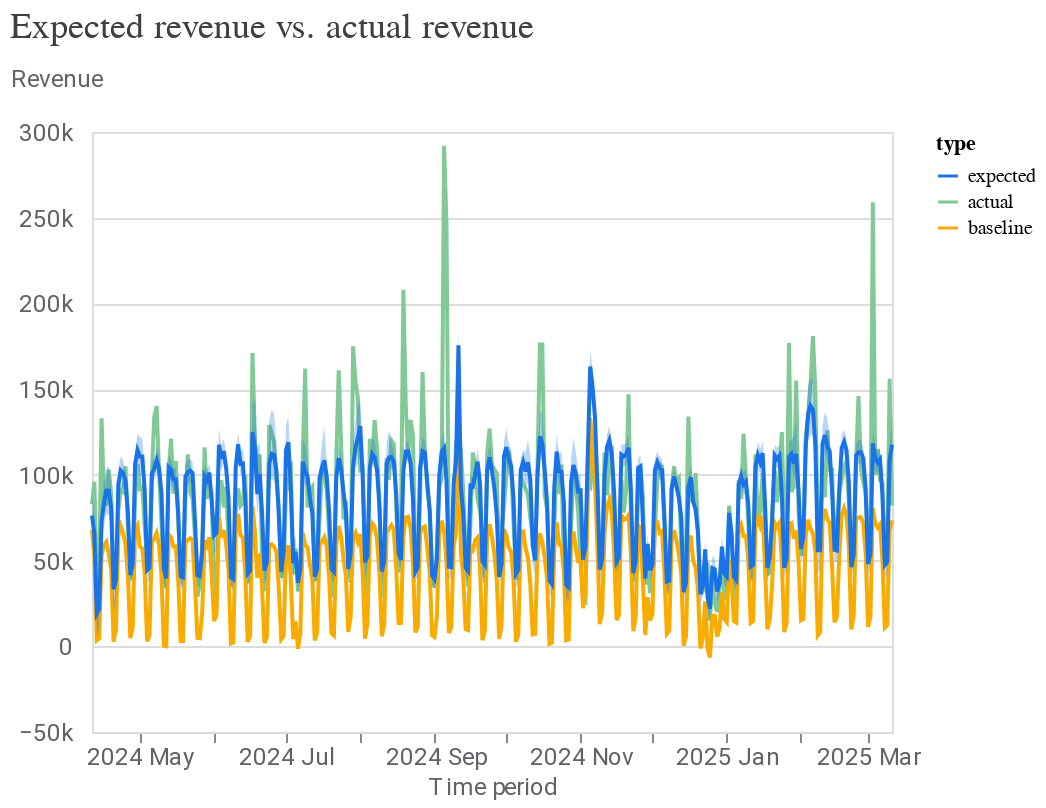

This figure's notebook cell:
### Code cell
model_fit = output_dict[model_iter]['model_fit']
model_fit.plot_model_fit()

### Figure 1 — Vega-Lite specification as saved in the notebook (floating-point values rounded to 4 significant figures; data arrays with more than 128 entries replaced by an {"elided": "..."} marker saying what was removed)
{"config": {"view": {"continuousWidth": 300, "continuousHeight": 300}, "axis": {"labelColor": "#5F6368", "labelFont": "Roboto", "labelFontSize": 12, "titleColor": "#5F6368", "titleFont": "Roboto", "titleFontSize": 12, "titleFontWeight": "normal"}}, "layer": [{"mark": {"type": "line"}, "encoding": {"color": {"field": "type", "scale": {"domain": ["expected", "actual", "baseline"], "range": ["#1A73E8", "#81C995", "#F9AB00"]}, "type": "nominal"}, "x": {"axis": {"domainColor": "#DADCE0", "format": "%Y %b", "grid": false, "tickCount": 8}, "field": "time", "title": "Time period", "type": "temporal"}, "y": {"axis": {"domain": false, "labelExpr": "replace(format(datum.value, '.3~s'), 'G', 'B')", "labelPadding": 10, "tickCount": 5, "ticks": false, "titleAlign": "left", "titleAngle": 0, "titleY": -20}, "field": "mean", "title": "Revenue", "type": "quantitative"}}}, {"mark": {"type": "area", "opacity": 0.3}, "encoding": {"color": {"field": "type", "legend": null, "scale": {"domain": ["expected"], "range": ["#1A73E8"]}, "type": "nominal"}, "x": {"field": "time", "type": "temporal"}, "y": {"field": "ci_hi", "type": "quantitative"}, "y2": {"field": "ci_lo"}}}], "data": {"name": "data-62a0c44174a65d7ce7fa72f1861d1a9d"}, "resolve": {"scale": {"color": "independent"}}, "title": {"text": "Expected revenue vs. actual revenue", "anchor": "start", "color": "#3C4043", "font": "Google Sans Display", "fontSize": 18, "fontWeight": "normal", "offset": 10}, "width": 400, "$schema": "https://vega.github.io/schema/vega-lite/v5.20.1.json", "datasets": {"data-62a0c44174a65d7ce7fa72f1861d1a9d": {"elided": "1005 records"}}}
